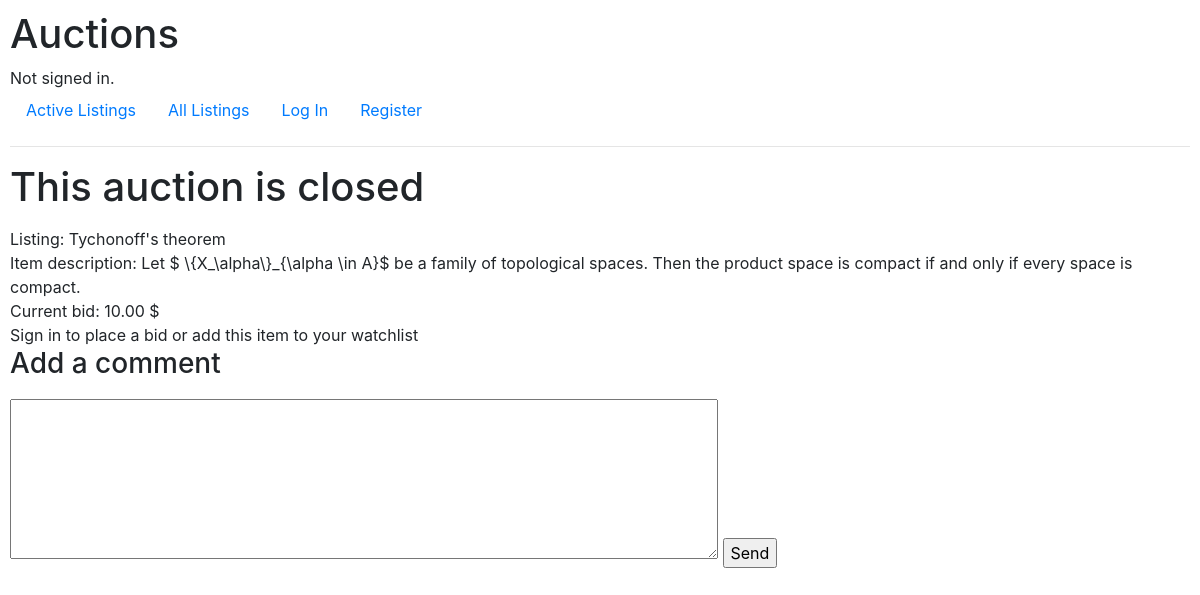
/2, run on the app's committed database.
### auctions/models.py (models this page shows, shortened)
class Listing(models.Model):
    product = models.CharField(max_length=64)
    description = models.CharField(max_length=500)
    minimum_bid = models.ForeignKey(Bid, on_delete=models.CASCADE, default=0, related_name="listing_bid")
    user_owner = models.ForeignKey(User, on_delete=models.CASCADE, related_name="user_listings")
    category = models.ForeignKey(Category, on_delete=models.CASCADE, related_name="listing_category", default=None)
    isActive = models.BooleanField(default=True)
    user_watchlist = models.ManyToManyField(User, blank=True, related_name="user_watchlist", default=None)
    user_bids = models.ManyToManyField(User, blank=True, related_name="user_bids", default= None)

class Bid(models.Model):
    new_bid = models.DecimalField(max_digits=9, decimal_places=2)
    user_bid = models.ForeignKey(User, on_delete=models.CASCADE, related_name="user_bid", default=0)
    def __str__(self):
        return f"{self.new_bid} $"

### auctions/views.py (the view)
# urls.py: path("<int:listing_id>", views.listing, name="listing"),
def listing(request, listing_id):
    try:
        listing = Listing.objects.get(pk = listing_id)
        allComments = listing.comment.all()
        user = request.user
        if user.is_authenticated:
            if user == listing.user_owner:
                if listing in user.user_watchlist.all():
                    is_in_watchlist = True
                    return render(request, "auctions/listing.html", {
                        "thelist":listing.isActive,
                        "listing": listing.pk,
                        "product": listing.product,
                        "description": listing.description,
                        "price": listing.minimum_bid,
                        "is_in_watchlist":is_in_watchlist,
                        "allComments": allComments,
                        "userisOwner":True,
                        "user":user
                })
                else:
                    is_in_watchlist = False
                    return render(request, "auctions/listing.html", {
                        "thelist":listing.isActive,
                        "user":user,
                        "userisOwner":True,
                        "listing": listing.pk,
                        "product": listing.product,
                        "description": listing.description,
                        "price": listing.minimum_bid,
                        "is_in_watchlist":is_in_watchlist,
                        "allComments": allComments
                })
            else:
                if listing in user.user_watchlist.all():
                    is_in_watchlist = True
                    return render(request, "auctions/listing.html", {
                        "thelist":listing.isActive,
                        "user":user,
                        "listing": listing.pk,
                        "product": listing.product,
                        "description": listing.description,
                        "price": listing.minimum_bid,
                        "is_in_watchlist":is_in_watchlist,
                        "allComments": allComments,
                        "userisOwner":False
                })
                else:
                    is_in_watchlist = False
                    return render(request, "auctions/listing.html", {
                        "user":user,
                        "thelist":listing.isActive,
                        "userisOwner":False,
                        "listing": listing.pk,
                        "product": listing.product,
                        "description": listing.description,
                        "price": listing.minimum_bid,
                        "is_in_watchlist":is_in_watchlist,
                        "allComments": allComments
                })
        else:
            return render(request, "auctions/listing.html", {
                    "listing": listing.pk,
                    "product": listing.product,
                    "description": listing.description,
                    "price": listing.minimum_bid,
            })
    except:
        return render(request, "auctions/error.html", {
            "message": "Something went wrong. The page you are looking for might not exist"
        })

### auctions/templates/auctions/listing.html (shortened to what this page needs)
{% extends "auctions/layout.html" %}
{% block body %}
{% if not thelist %}
<p><h1>This auction is closed</h1></p>
{% endif %}
Listing: {{ product }}
<br>
Item description: {{ description }}
<br>
Current bid: {{ price }}
<br>
{% if user.is_authenticated %}
<form method="post" action="{% url 'new_bid' %}">
    {% csrf_token %}
    <input hidden value="{{ listing }}" name="pk">
    <input type="text" placeholder="place your bid" name="bid">
    <input type="submit">
</form>
<br>
{% if is_in_watchlist %}
<form method="post" action="{% url 'removewatchlist' %}">
    {% csrf_token %}
    <input hidden value="{{ listing }}" name="pk">
    <input type="submit" value="Remove from watchlist">
</form>
{% else %}
<form method="post" action="{% url 'addwatchlist' %}">
    {% csrf_token %}
    <input hidden value="{{ listing }}" name="pk">
    <input type="submit" value="Add to your watchlist">
</form>
{% endif %}
{% else %}
Sign in to place a bid or add this item to your watchlist
{% endif %}
<h3>Add a comment</h3>
<form action="{% url 'addcomment' %}" method="POST">
    <textarea name="comment" id="comment"></textarea>
    <input type="submit" value="Send">
</form>
{% endblock %}

### auctions/static/auctions/styles.css (style rules this page uses)
body { padding: 10px; }
#comment { height: 20vh; width: 60%; margin-top: 10px }

### data on the page
Listing: product "Tychonoff's theorem", description "Let $ \\{X_\\alpha\\}_{\\alpha \\in A}$ be a family of topological spaces. Then the product space is compact if and only if every space is compact."
Bid: new_bid "10.00 $"
